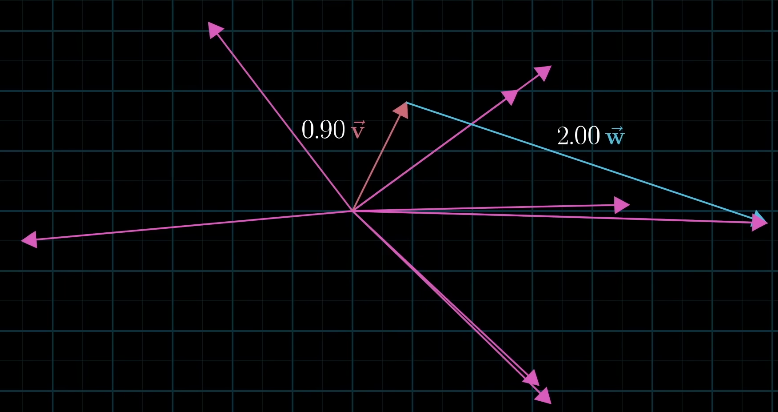
#> input picture Math/Linear Algebra/Coordinates, Basis, Span, Linear Combination/Linear Combination/images/linear-combination2.png, 778 x 412 px
$ jupyter execute --allow-errors 'linear combination.ipynb'
#> lines starting #> are read from the running program, lines starting #| are printed output that depends on the picture
1. [Linear Combination](#linear-combination)

#### Linear Combination:
- process of ```scaling one``` or ```more vectors``` and ```adding them together``` to form a ```new vector```
- example: ```(a,b) vector = [1.49 0.84]``` i.e. ```1.49v + 0.84w```  is a linear combination of basis vectors ```v→``` and ```w→```

[cell 1]
from PIL import Image
from IPython.display import display

#> (the rest of this cell did not finish here and is left out)

4 Scenarios in Linear Combination:
1. ```changing``` the ```scalar values``` of ```2 vectors 'v'``` & ```'w'```, we can make the ```resulting vector``` can ```reach any point in 2D space``` since there is only i & j basis vectors

[cell 2]
from PIL import Image
from IPython.display import display

img = Image.open('images/linear-combination2.png')
#> img is the input picture: PIL image 778x412 RGBA; mean R, G, B, A 5.2, 5.5, 7.8, 255
new_image = img.resize((600, 305))
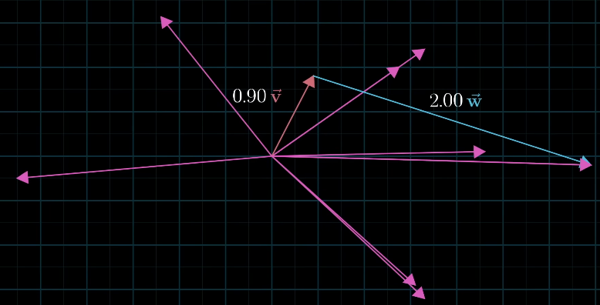
#> new_image: PIL image 600x305 RGBA; mean R, G, B, A 5.3, 5.6, 7.9, 255
display(new_image)

2. ```changing``` the ```scalar value``` of ```ony 1 vector 'v'```  and the ```other 'w'``` is ```fixed```, then ```movement``` of the ```vector``` would be ```confined``` to just a ```line```

[cell 3]
from PIL import Image
from IPython.display import display

#> (the rest of this cell did not finish here and is left out)

3. both the vectors ```'v'``` & ```'w'``` are ```overlapping``` and the resulting vector can ```move``` in ```same``` or ```opposite``` direction

[cell 4]
from PIL import Image
from IPython.display import display

img = Image.open('images/lc3.png')
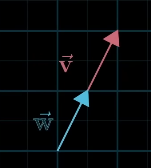
#> input picture Math/Linear Algebra/Coordinates, Basis, Span, Linear Combination/Linear Combination/images/lc3.png, 151 x 168 px
#> img is the input picture: PIL image 151x168 RGBA; mean R, G, B, A 4.9, 6.8, 8.2, 255
new_image = img.resize((170, 185))
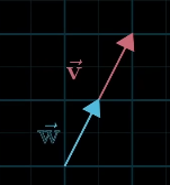
#> new_image: PIL image 170x185 RGBA; mean R, G, B, A 5, 6.9, 8.2, 255
display(new_image)
